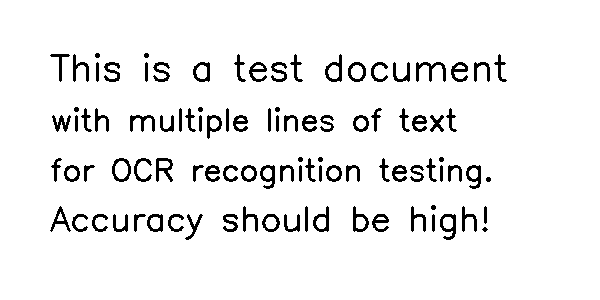
#> input picture complex_test.png, 600 x 300 px
$ python -i image_preprocessor.py   (imports and definitions only)   (older library calls are emulated)
#> lines starting #> are read from the running program, lines starting #| are printed output that depends on the picture; after the words box and inside, x2 and y2 are one past the last pixel; in counts of white or black regions, pixels touching at a corner belong together
#> further down, picture is the input picture: shape (300, 600, 3); 93.9% white; 98 black regions (1 under 20 px), largest, box (x1, y1, x2, y2) and area: (416, 62, 446, 82) 227, (156, 158, 173, 182) 201, (440, 214, 456, 240) 198
"""
Memory-optimized image preprocessing pipeline for maximizing OCR accuracy and performance.
Includes deskewing, upscaling, and other enhancement techniques with minimal memory footprint.
"""
import cv2
import numpy as np
import logging
from typing import Tuple
from functools import lru_cache

from models import PreprocessingOptions
from config import MIN_IMAGE_WIDTH_FOR_OCR

logger = logging.getLogger(__name__)

# Cache for reusable objects to reduce memory allocation
# [9 lines left out: functions _get_clahe_processor, _get_morphology_kernel, not called in this run]

def deskew_image(image: np.ndarray) -> np.ndarray:
    """Memory-optimized skew detection and correction for OCR accuracy."""
    # Work with grayscale to reduce memory usage
    if len(image.shape) > 2:
        gray = cv2.cvtColor(image, cv2.COLOR_BGR2GRAY)
    else:
        gray = image

    # Use more efficient approach for angle detection
    # Reduce image size for angle calculation to speed up processing
    height, width = gray.shape
#> height = 300; width = 600
    if width > 1000:  # Only downsample large images
        scale_factor = 1000 / width
        small_width = 1000
        small_height = int(height * scale_factor)
        small_gray = cv2.resize(gray, (small_width, small_height), interpolation=cv2.INTER_AREA)
    else:
        small_gray = gray

    # Fast skew detection using edges
    edges = cv2.Canny(small_gray, 50, 150, apertureSize=3)
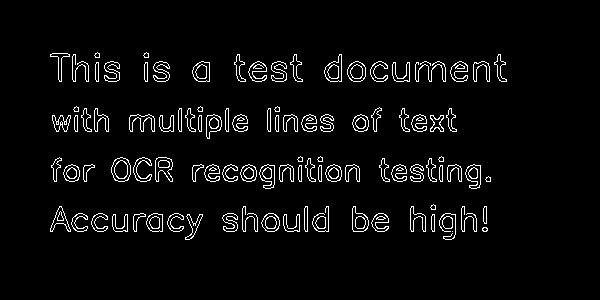
#> edges: shape (300, 600); 4.2% white in thin lines or dots, all inside (x1, y1, x2, y2) = (50, 52, 507, 240)
    lines = cv2.HoughLines(edges, 1, np.pi/180, threshold=100, min_theta=np.pi/180*85, max_theta=np.pi/180*95)
#> lines = 19 rows, first 8: [228, 1.57], [231, 1.57], [165, 1.57], [81, 1.57], [181, 1.57], [78, 1.57], [178, 1.57], [115, 1.57]

    if lines is not None and len(lines) > 0:
        angles = []
        for line in lines[:10]:  # Limit to first 10 lines for speed
            _, theta = line[0]  # rho not needed
            angle = (theta - np.pi/2) * 180 / np.pi
            angles.append(angle)
#> this loop made 10 passes
#> after the loop, angles = [-4.33e-06, -4.33e-06, -4.33e-06, -4.33e-06, -4.33e-06, -4.33e-06, -4.33e-06, -4.33e-06, -4.33e-06, -4.33e-06]

        # Use median angle for robustness
        angle = np.median(angles) if angles else 0
    else:
        angle = 0

    # Skip rotation for negligible angles
    if abs(angle) < 0.2:
        return image

    # Rotate using original image dimensions
    (h, w) = image.shape[:2]
    center = (w // 2, h // 2)
    rotation_matrix = cv2.getRotationMatrix2D(center, float(angle), 1.0)

    # Use optimized interpolation
    rotated_image = cv2.warpAffine(image, rotation_matrix, (w, h),
                                   flags=cv2.INTER_LINEAR, borderMode=cv2.BORDER_REPLICATE)

    logger.debug(f"Deskewed image with angle: {angle:.2f} degrees")
    return rotated_image

# [116 lines left out: functions upscale_if_needed, _analyze_image_quality, enhanced_preprocess_image, not called in this run]

>>> import cv2
>>> picture = cv2.imread('../../complex_test.png')
>>> result = deskew_image(picture)

$ run again, on test_image.png
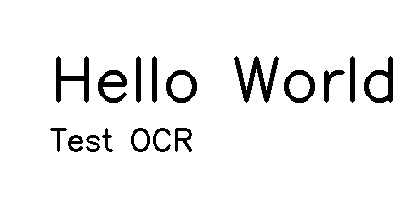
#> input picture test_image.png, 400 x 200 px
#> picture is the input picture: shape (200, 400, 3); 93.7% white; 17 black regions, largest, box (x1, y1, x2, y2) and area: (234, 56, 279, 103) 777, (56, 56, 89, 103) 561, (364, 56, 393, 103) 520
#> in deskew_image, `edges = cv2.Canny(small_gray, 50, 150, apertureSize=3)`:
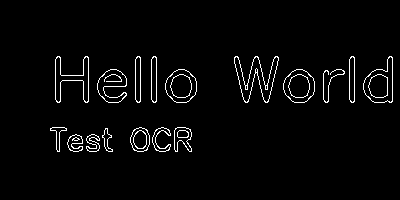
#> edges: shape (200, 400); 3% white in thin lines or dots, all inside (x1, y1, x2, y2) = (50, 56, 393, 152)
#> lines = None
